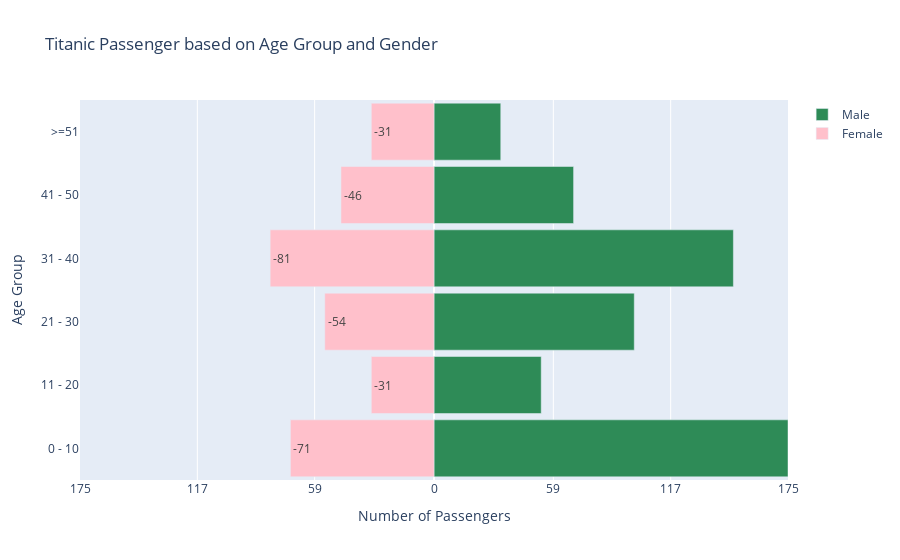

Notebook cell for this chart:
### Code cell
# Now lets make the demographic plot
# Demographic plot is basically a stacked bar chart, however the middle point is 0 (value)
# The strategy is: Create 2 bar charts,the first 1 must be negative, the second one positive in the same axis (y)

# 1. Separate female and female data in order to extract their passenger number by age groups
df_demographic_female = df_demographic.query("Sex!='male'").set_index(["age_group"])
df_demographic_male = df_demographic.query("Sex=='male'").set_index(["age_group"])

# 2a. Extract female passenger Id Data, then make it negative (-1), since we want to show the female color in left side
female_bins = np.array(df_demographic_female["PassengerId"].tolist())*-1
# 2b. While the male passenger is positive number
men_bins = np.array(df_demographic_male["PassengerId"].astype(int).tolist())

# 3. Store the maximum value, and the distance range in plot
max_value = df_demographic["PassengerId"].max()
jump = round(df_demographic["PassengerId"].max()/3)

# 4. Create the layout
layout = go.Layout(yaxis=go.layout.YAxis(title='Age Group',
                                         ticktext=df_demographic["age_group"].unique()
                                        ),
                   xaxis=go.layout.XAxis(
                           range   = [-max_value, max_value],
                           tickvals=[-max_value, -max_value+jump, -max_value+jump*2, 0 , max_value-jump*2, max_value-jump, max_value],
                           ticktext=[max_value,   max_value-jump, max_value-jump*2 , 0 , max_value-jump*2,  max_value-jump, max_value],
                           title='Number of Passengers'),
                   barmode='overlay',
                   bargap=0.1,
                   title="Titanic Passenger based on Age Group and Gender")

# 5. Create the figure
fig = go.Figure(layout=layout)

# 6a. Create barplot for Male
fig.add_trace(go.Bar(  y = age_group_list,
                       x = men_bins,
                       orientation='h',
                       name='Male',
                       hoverinfo='x',
                       marker=dict(color='seagreen')
                       ))
# 6b. Create barplot for Female
fig.add_trace(go.Bar(  y = age_group_list,
                       x = female_bins,
                       orientation='h',
                       name='Female',
                       text=1 * female_bins.astype('int'),
                       hoverinfo='x',
                       marker=dict(color='pink')
                       ))
# 7. Show the result
fig.show()

### Figure 1 — Plotly figure (JSON) as saved in the notebook; plotly's stock layout.template omitted (floating-point values rounded to 4 significant figures)
{"data": [{"hoverinfo": "x", "marker": {"color": "seagreen"}, "name": "Male", "orientation": "h", "type": "bar", "x": [175, 53, 99, 148, 69, 33], "y": ["0 - 10", "11 - 20", "21 - 30", "31 - 40", "41 - 50", ">=51"]}, {"hoverinfo": "x", "marker": {"color": "pink"}, "name": "Female", "orientation": "h", "text": [-71, -31, -54, -81, -46, -31], "type": "bar", "x": [-71, -31, -54, -81, -46, -31], "y": ["0 - 10", "11 - 20", "21 - 30", "31 - 40", "41 - 50", ">=51"]}], "layout": {"autosize": true, "bargap": 0.1, "barmode": "overlay", "title": {"text": "Titanic Passenger based on Age Group and Gender"}, "xaxis": {"range": [-175, 175], "ticktext": [175, 117, 59, 0, 59, 117, 175], "tickvals": [-175, -117, -59, 0, 59, 117, 175], "title": {"text": "Number of Passengers"}, "type": "linear"}, "yaxis": {"autorange": true, "range": [-0.5, 5.5], "ticktext": [">=51", "41 - 50", "31 - 40", "21 - 30", "11 - 20", "0 - 10"], "title": {"text": "Age Group"}, "type": "category"}}}
